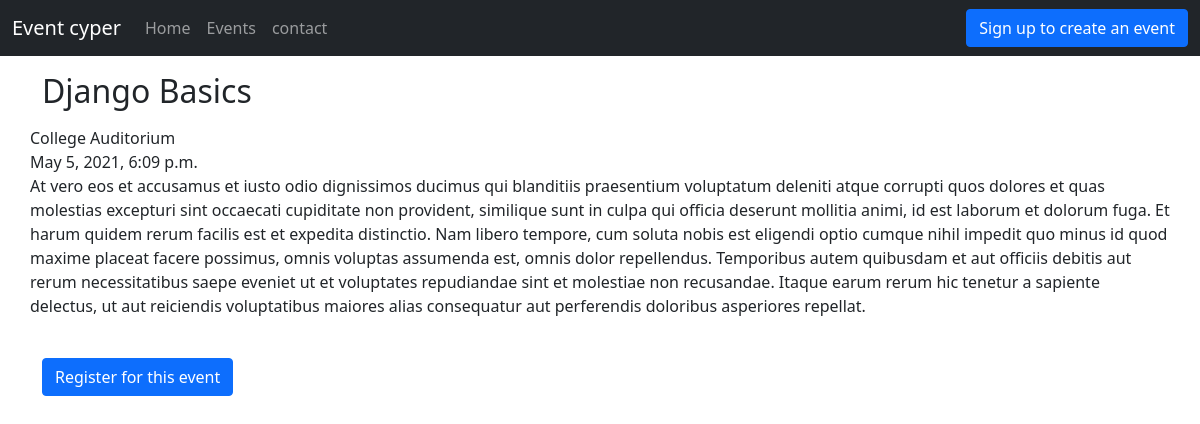
The page /eventpost/django_tutorial on the database its author committed.
### events/models.py (models this page shows, shortened)
class Events(models.Model):
    event_title = models.CharField(max_length=255)
    description = models.TextField()
    location = models.CharField(max_length=255)
    time = models.DateTimeField()
    date = models.DateField()
    slug = models.CharField(max_length=255)

### events/views.py (the view)
# urls.py: path('eventpost/<str:slug>', views.eventpost, name='eventpost'),
def eventpost(request, slug):
    events = Events.objects.filter(slug=slug).first()
    context = {'events': events}
    return render(request, "eventpost.html", context)

### templates/eventpost.html
{% extends 'base.html' %}
{% block body %}
<div class="container">
    <h2 class="my-3">{{events.event_title}}</h2>
    <div class="row mb-3">
        {{events.location}}<br class="mb-3">
        {{events.time}}<br class="mb-3">
        {{events.description}}
    </div>
    <button type="button" class="btn btn-primary my-4 ">Register for this event</button>
</div>
{% endblock body %}

### rows shown on the page
Events: event_title "Django Basics", location "College Auditorium", time "May 5, 2021, 6:09 p.m.", description "At vero eos et accusamus et iusto odio dignissimos ducimus qui blanditiis praesentium voluptatum deleniti atque corrupti quos dolores et quas molestias excepturi sint occaecati cupiditate non provident, similique sunt in culpa qui officia deserunt mollitia animi, id est laborum et dolorum fuga. Et harum quidem rerum facilis est et expedita distinctio. Nam libero tempore, cum soluta nobis est eligendi optio cumque nihil impedit quo minus id quod maxime placeat facere possimus, omnis voluptas assumenda est, omnis dolor repellendus. Temporibus autem quibusdam et aut officiis debitis aut rerum necessitatibus saepe eveniet ut et voluptates repudiandae sint et molestiae non recusandae. Itaque…"
